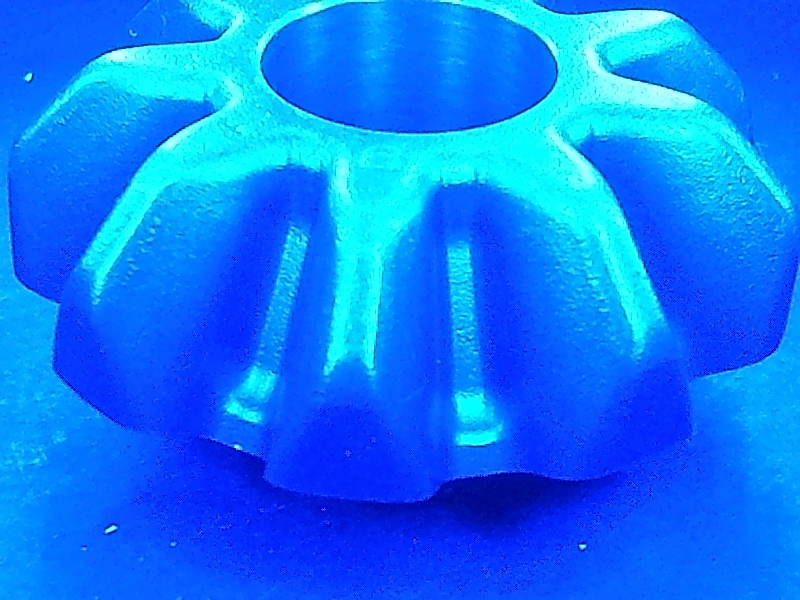
#> input picture IMAGES/OK_PART_RPI-B/ok_cam1/2020_3_18_18_46_56.jpg, 800 x 600 px, found by its file name; its folder holds only this picture in this run
$ python allygrow_teeth.py
#> lines starting #> are read from the running program, lines starting #| are printed output that depends on the picture; after the words box and inside, x2 and y2 are one past the last pixel; in counts of white or black regions, pixels touching at a corner belong together
#> in main, image is the input picture: shape (600, 800, 3); mean B, G, R 249.5, 122.5, 10.2
import cv2
import numpy as np
import math
import os

from envision import crop

# Saylee Kanitkar
# Dont use this code
def teeth_seperation(color_image):
    """
    teeth seperation
    :param image:
    :return:
    """
    # [8 lines of commented-out code are left out]

    gray = cv2.cvtColor(color_image,cv2.COLOR_BGR2GRAY)
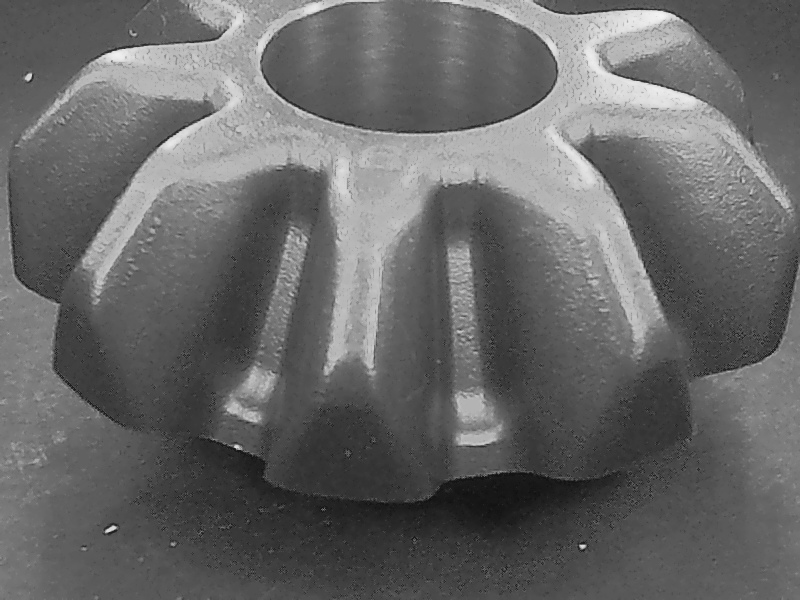
#> gray: shape (600, 800); min 16, max 244, mean 103.4
    ret, gray_image = cv2.threshold(gray, 170, 255, 0)
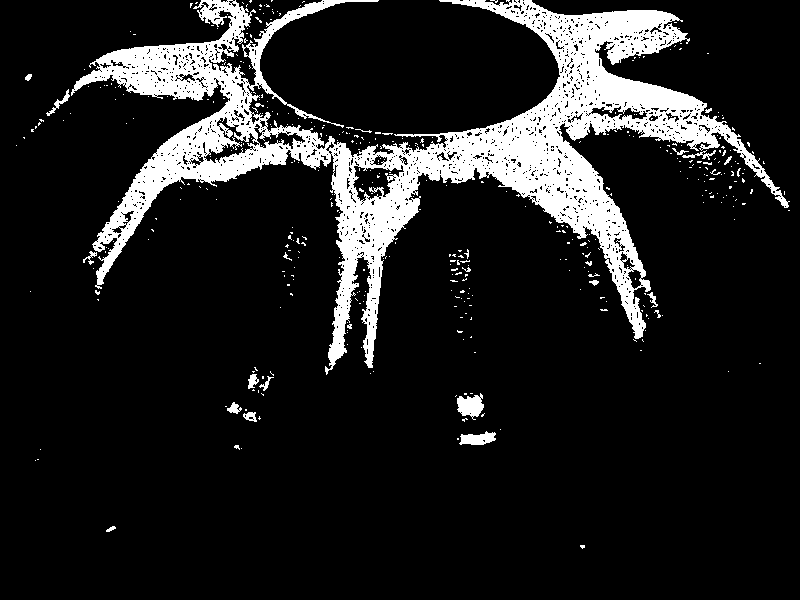
#> gray_image: shape (600, 800); 12.6% white; 414 white regions (388 under 20 px), largest, box (x1, y1, x2, y2) and area: (71, 0, 790, 375) 57471, (457, 393, 484, 420) 462, (459, 431, 496, 445) 345


    showimage("gray_imge", gray_image)

    # [4 lines of commented-out code are left out]
    gray_image, _ = crop.crop_radial_arc_two_centres(gray_image, centre_x1=340, centre_y1=-210,
                                                     centre_x2=340, centre_y2=-280, radius1=450, radius2=675,
                                                     theta1=230,
                                                     theta2=310)

    showimage("gray_imge_teeth", gray_image)
    # break
    contours, hierarchy = cv2.findContours(gray_image, cv2.RETR_TREE, cv2.CHAIN_APPROX_NONE)[-2:]
    num = 0
    if contours:
        for c in contours:
            area = cv2.contourArea(c)
            if area < 3000 or area > 100000:
                continue
            num += 1
            print(" tooth count: " + str(num) + "\t area: " + str(area))
            x, y, w, h = cv2.boundingRect(c)

            # saylee kanitkar
            gray_three = cv2.merge([gray_image, gray_image, gray_image])
            img = cv2.rectangle(gray_three, (x, y), (x + w, y + h), (255, 0, 0), 2)
            showimage("rectangle", img)

            rect = cv2.minAreaRect(c)
            rows, cols = gray_image.shape
            width = int(rect[1][0])

            height = int(rect[1][1])
            center = rect[0]
            angle = rect[2]
            print("\t\t\t\t", angle)

            box = cv2.boxPoints(rect)
            box = np.int0(box)

            text = str(num)
            col1 = (0, 0, 0)
            rot = cv2.getRotationMatrix2D(center, angle - 90, 1)

            M = cv2.moments(box)
            if M["m00"] != 0:
                cX = int(M["m10"] / M["m00"])
                cY = int(M["m01"] / M["m00"])
            else:
                cX, cY = 0, 0

            image_patch = sub_image(color_image, (cX, cY), angle + 90, height, width)
            showimage('A1_original_img_' + str(num), image_patch)
            blue_img = image_patch[:,:,0]
            showimage("processed_img" + str(num), blue_img)
            # dent_detection(blue_img, num, angle)

    return 'Teeth seperated successfully'


def showimage(name,image):
    # return
    # cv2.imwrite("output/" + str(ind) + str(name) +".jpg", image)
    cv2.imshow(str(name),image)
    cv2.waitKey(0)
    cv2.destroyAllWindows()


def sub_image(image, center, theta, width, height):
    """Extract a rectangle from the source image.

    image - source image
    center - (x,y) tuple for the centre point.
    theta - angle of rectangle.
    width, height - rectangle dimensions.
    """
    if 45 < theta <= 90:
        theta = theta - 90
        width, height = height, width

    theta *= math.pi / 180  # convert to rad
    v_x = (math.cos(theta), math.sin(theta))
    v_y = (-math.sin(theta), math.cos(theta))
    s_x = center[0] - v_x[0] * (width / 2) - v_y[0] * (height / 2)
    s_y = center[1] - v_x[1] * (width / 2) - v_y[1] * (height / 2)
    mapping = np.array([[v_x[0], v_y[0], s_x], [v_x[1], v_y[1], s_y]])

    return cv2.warpAffine(image, mapping, (width, height), flags=cv2.WARP_INVERSE_MAP, borderMode=cv2.BORDER_REPLICATE)


def main():
    # path = "/media/saylee/Work/Image_Processing_Study/17-3-20__6FM_radius_cam1/17-3-20  6FM_radius_cam1/"
    path = "/media/saylee/Work/Allygrow/Gear_image_processing/IMAGES/OK_PART_RPI-B/ok_cam1/"
    # path = "/media/saylee/Work/Allygrow/Gear_image_processing/IMAGES/OK_PART_RPI-B/ok_cam2/"
    for f in os.listdir(path):
        # image_name = f.strip(".jpg")
        image = cv2.imread(path + f)
        teeth_seperation(image)
#> (the call stopped at in teeth_seperation, `gray_image, _ = crop.crop_radial_arc_two_centres(gray_image, centre_x1..`: envision is not available in this run)


if __name__ == "__main__":
    main()

$ run again, on IMAGES/OK_PART_RPI-B/ok_cam1/2020_3_18_18_48_10.jpg
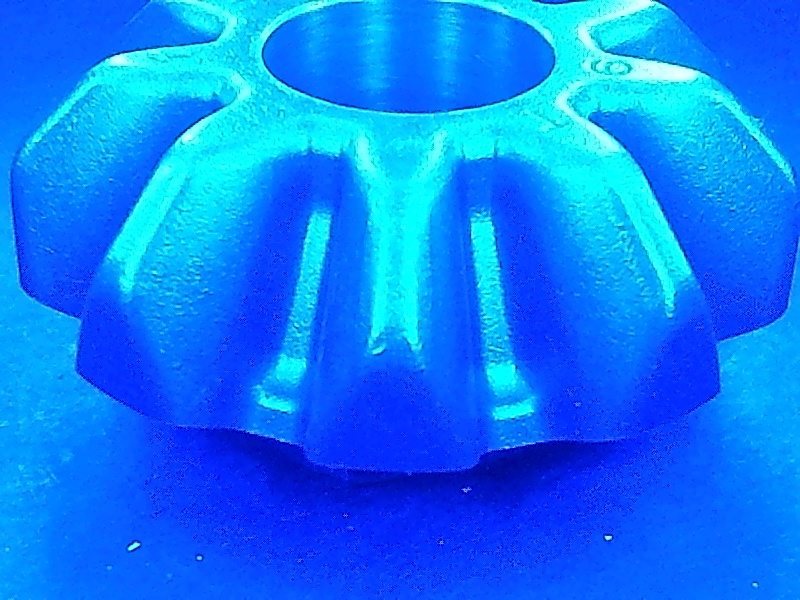
#> input picture IMAGES/OK_PART_RPI-B/ok_cam1/2020_3_18_18_48_10.jpg, 800 x 600 px, found by its file name
#> in main, image is the input picture: shape (600, 800, 3); mean B, G, R 248.9, 125.1, 9.9
#> in teeth_seperation, `gray = cv2.cvtColor(color_image,cv2.COLOR_BGR2GRAY)`:
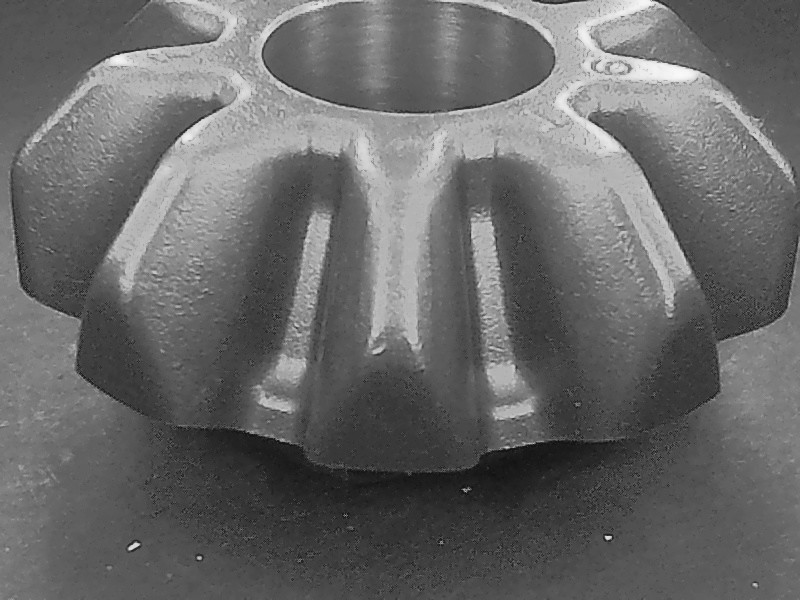
#> gray: shape (600, 800); min 18, max 249, mean 104.8
#> in teeth_seperation, `ret, gray_image = cv2.threshold(gray, 170, 255, 0)`:
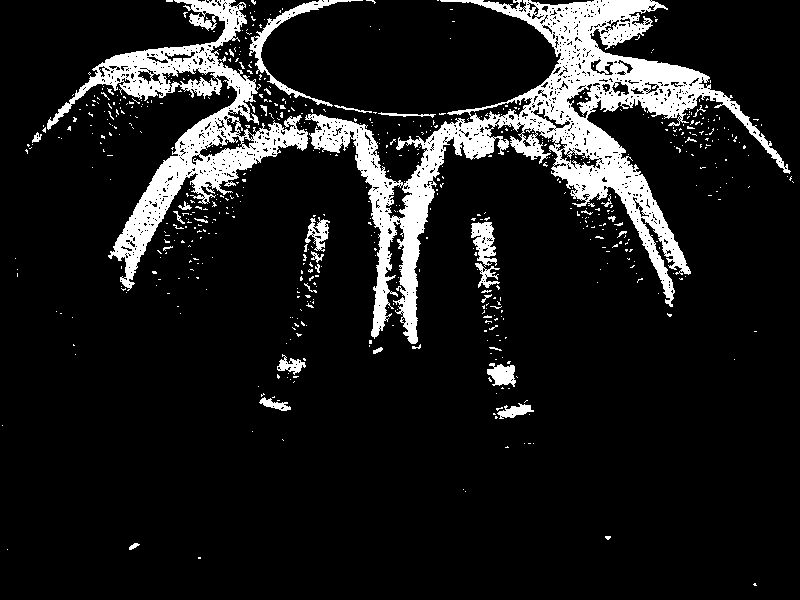
#> gray_image: shape (600, 800); 11.3% white; 625 white regions (589 under 20 px), largest, box (x1, y1, x2, y2) and area: (305, 0, 791, 344) 32060, (47, 0, 308, 291) 15066, (249, 0, 363, 107) 1296

$ run again, on IMAGES/OK_PART_RPI-B/ok_cam1/2020_3_18_18_48_15.jpg
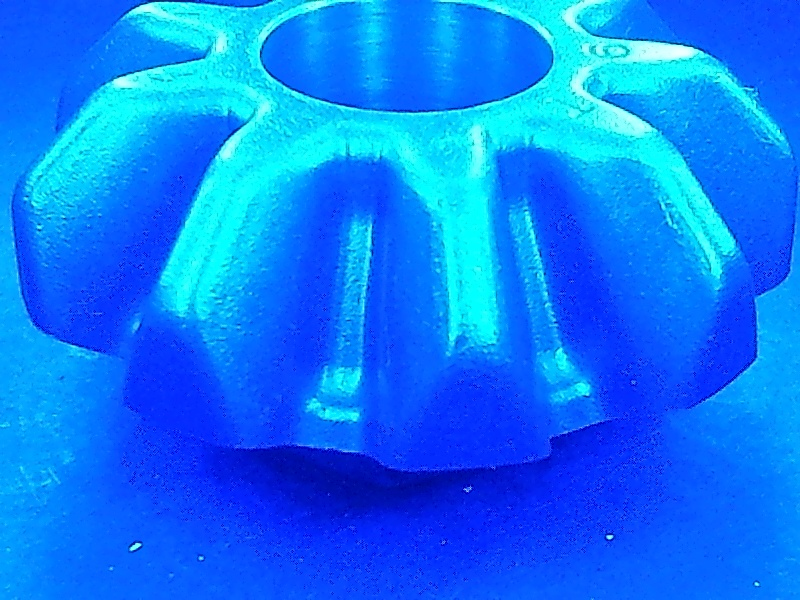
#> input picture IMAGES/OK_PART_RPI-B/ok_cam1/2020_3_18_18_48_15.jpg, 800 x 600 px, found by its file name
#> in main, image is the input picture: shape (600, 800, 3); mean B, G, R 249.1, 122.3, 9.7
#> in teeth_seperation, `gray = cv2.cvtColor(color_image,cv2.COLOR_BGR2GRAY)`:
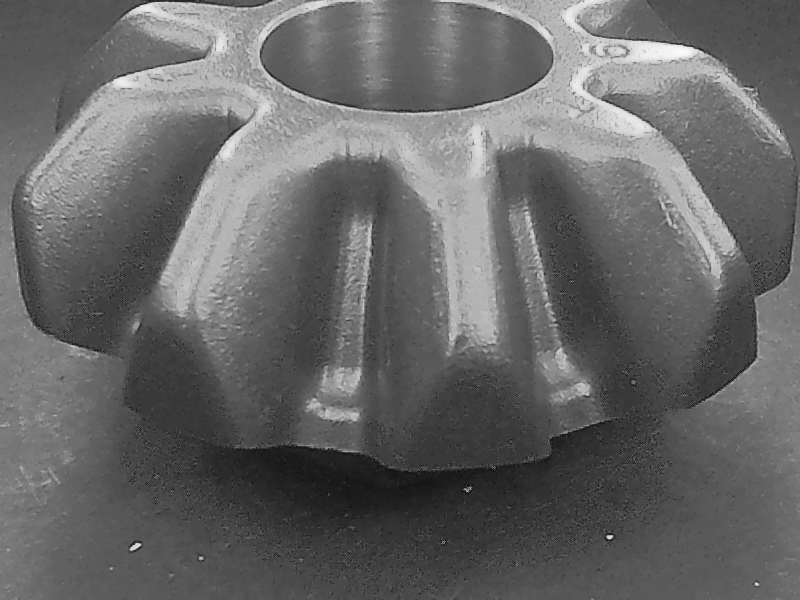
#> gray: shape (600, 800); min 17, max 250, mean 103.1
#> in teeth_seperation, `ret, gray_image = cv2.threshold(gray, 170, 255, 0)`:
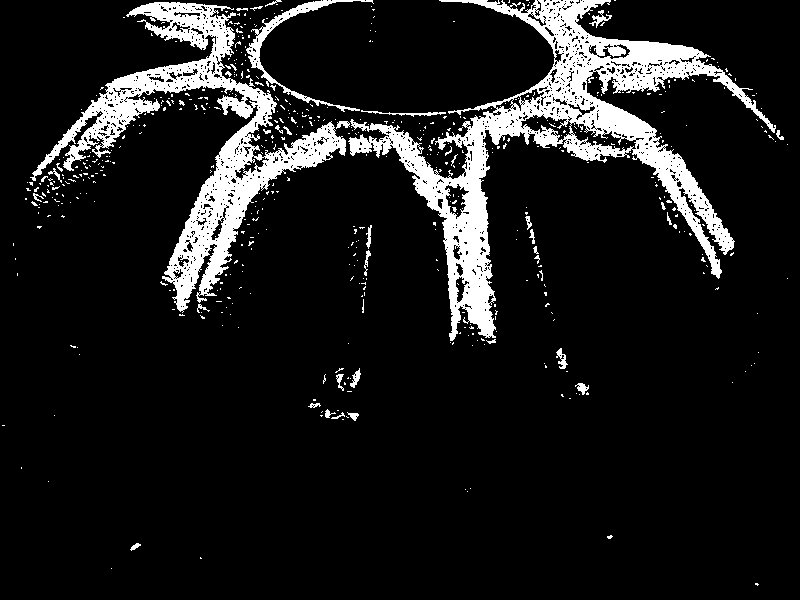
#> gray_image: shape (600, 800); 10.8% white; 545 white regions (505 under 20 px), largest, box (x1, y1, x2, y2) and area: (348, 0, 776, 341) 27662, (30, 2, 346, 313) 18841, (246, 0, 374, 112) 1426

$ run again, on IMAGES/OK_PART_RPI-B/ok_cam1/2020_3_18_18_46_9.jpg
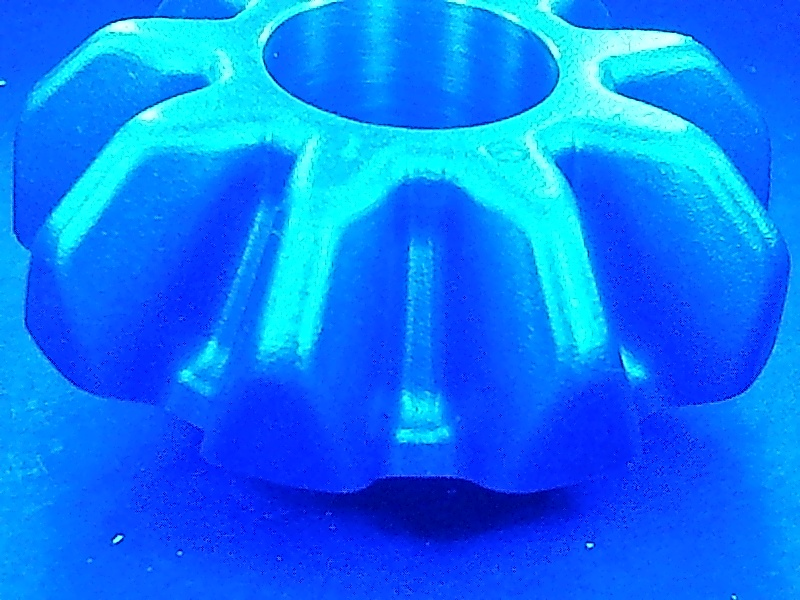
#> input picture IMAGES/OK_PART_RPI-B/ok_cam1/2020_3_18_18_46_9.jpg, 800 x 600 px, found by its file name
#> in main, image is the input picture: shape (600, 800, 3); mean B, G, R 249.5, 120.9, 9.9
#> in teeth_seperation, `gray = cv2.cvtColor(color_image,cv2.COLOR_BGR2GRAY)`:
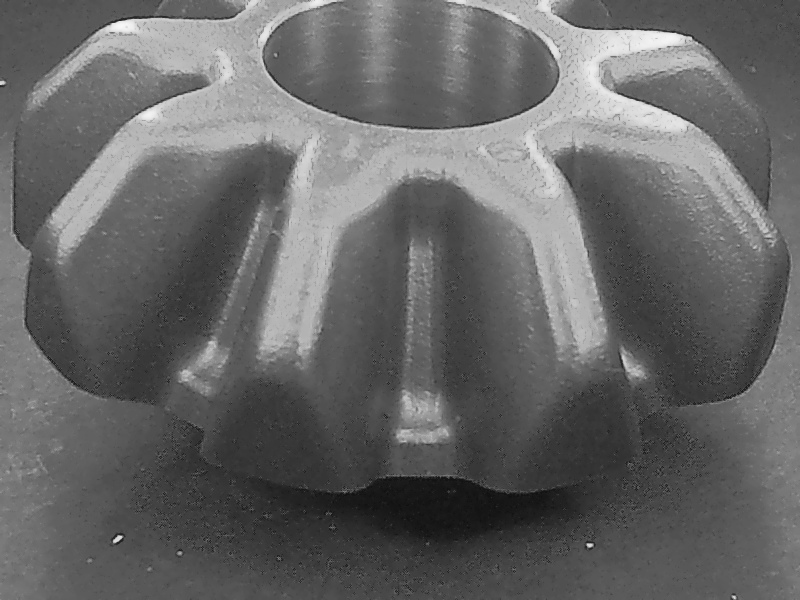
#> gray: shape (600, 800); min 15, max 249, mean 102.4
#> in teeth_seperation, `ret, gray_image = cv2.threshold(gray, 170, 255, 0)`:
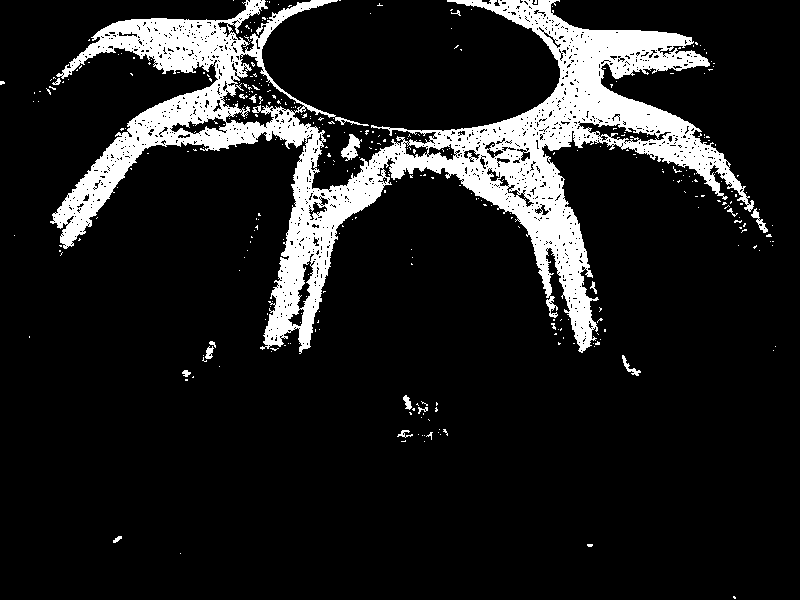
#> gray_image: shape (600, 800); 12.3% white; 345 white regions (328 under 20 px), largest, box (x1, y1, x2, y2) and area: (50, 0, 754, 354) 57000, (341, 134, 362, 161) 276, (751, 208, 768, 233) 131
